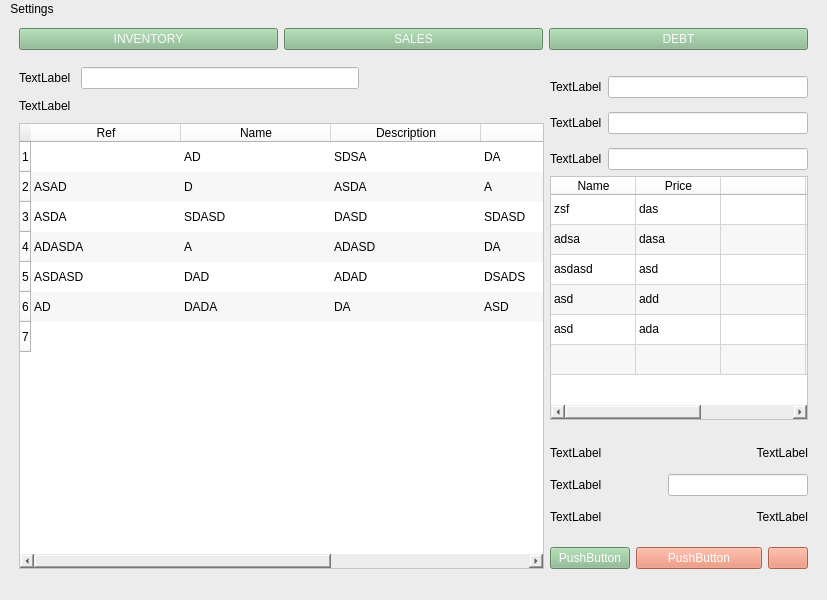
<?xml version="1.0" encoding="UTF-8"?>
<ui version="4.0">
 <class>MainWindow</class>
 <widget class="QMainWindow" name="MainWindow">
  <property name="geometry">
   <rect>
    <x>0</x>
    <y>0</y>
    <width>827</width>
    <height>600</height>
   </rect>
  </property>
  <property name="windowTitle">
   <string>MainWindow</string>
  </property>
  <property name="styleSheet">
   <string notr="true">background-color: rgb(236, 236, 236);
</string>
  </property>
  <widget class="QWidget" name="centralwidget">
   <property name="enabled">
    <bool>true</bool>
   </property>
   <property name="minimumSize">
    <size>
     <width>800</width>
     <height>559</height>
    </size>
   </property>
   <property name="maximumSize">
    <size>
     <width>800</width>
     <height>16777215</height>
    </size>
   </property>
   <property name="sizeIncrement">
    <size>
     <width>10</width>
     <height>0</height>
    </size>
   </property>
   <property name="autoFillBackground">
    <bool>false</bool>
   </property>
   <layout class="QVBoxLayout" name="verticalLayout_4" stretch="0,0">
    <property name="sizeConstraint">
     <enum>QLayout::SetMinAndMaxSize</enum>
    </property>
    <item>
     <layout class="QHBoxLayout" name="horizontalLayout_2">
      <property name="leftMargin">
       <number>10</number>
      </property>
      <property name="topMargin">
       <number>0</number>
      </property>
      <property name="rightMargin">
       <number>10</number>
      </property>
      <item>
       <widget class="QPushButton" name="items_table_btn">
        <property name="autoFillBackground">
         <bool>false</bool>
        </property>
        <property name="styleSheet">
         <string notr="true">background-color: rgb(89, 184, 97);
background-color: rgb(136, 184, 141);
color: rgb(249, 249, 249);
alternate-background-color: rgb(73, 152, 80);
selection-background-color: rgb(74, 140, 78);
</string>
        </property>
        <property name="text">
         <string>INVENTORY</string>
        </property>
        <property name="icon">
         <iconset resource="../../../../Documents/Qt Resource/icons.qrc">
          <normaloff>:/newPrefix/database.svg</normaloff>:/newPrefix/database.svg</iconset>
        </property>
       </widget>
      </item>
      <item>
       <widget class="QPushButton" name="pushButton_4">
        <property name="autoFillBackground">
         <bool>false</bool>
        </property>
        <property name="styleSheet">
         <string notr="true">background-color: rgb(89, 184, 97);
background-color: rgb(136, 184, 141);
color: rgb(249, 249, 249);
alternate-background-color: rgb(73, 152, 80);
selection-background-color: rgb(74, 140, 78);
</string>
        </property>
        <property name="text">
         <string>SALES</string>
        </property>
        <property name="icon">
         <iconset resource="../../../../Documents/Qt Resource/icons.qrc">
          <normaloff>:/newPrefix/book.svg</normaloff>:/newPrefix/book.svg</iconset>
        </property>
       </widget>
      </item>
      <item>
       <widget class="QPushButton" name="pushButton_5">
        <property name="autoFillBackground">
         <bool>false</bool>
        </property>
        <property name="styleSheet">
         <string notr="true">background-color: rgb(89, 184, 97);
background-color: rgb(136, 184, 141);
color: rgb(249, 249, 249);
alternate-background-color: rgb(73, 152, 80);
selection-background-color: rgb(74, 140, 78);
</string>
        </property>
        <property name="text">
         <string>DEBT</string>
        </property>
        <property name="icon">
         <iconset resource="../../../../Documents/Qt Resource/icons.qrc">
          <normaloff>:/newPrefix/book-open.svg</normaloff>:/newPrefix/book-open.svg</iconset>
        </property>
       </widget>
      </item>
     </layout>
    </item>
    <item>
     <layout class="QHBoxLayout" name="horizontalLayout_14" stretch="10,5">
      <property name="rightMargin">
       <number>0</number>
      </property>
      <item>
       <layout class="QVBoxLayout" name="verticalLayout" stretch="0,0,0">
        <property name="spacing">
         <number>10</number>
        </property>
        <property name="sizeConstraint">
         <enum>QLayout::SetDefaultConstraint</enum>
        </property>
        <property name="leftMargin">
         <number>10</number>
        </property>
        <item>
         <layout class="QHBoxLayout" name="horizontalLayout" stretch="0,15,10">
          <property name="sizeConstraint">
           <enum>QLayout::SetMinAndMaxSize</enum>
          </property>
          <property name="topMargin">
           <number>11</number>
          </property>
          <item>
           <widget class="QLabel" name="label">
            <property name="text">
             <string>TextLabel</string>
            </property>
           </widget>
          </item>
          <item>
           <widget class="QLineEdit" name="home_filter_lineEdit">
            <property name="styleSheet">
             <string notr="true">background-color: rgb(255, 255, 255);</string>
            </property>
           </widget>
          </item>
          <item>
           <spacer name="horizontalSpacer">
            <property name="orientation">
             <enum>Qt::Horizontal</enum>
            </property>
            <property name="sizeHint" stdset="0">
             <size>
              <width>40</width>
              <height>20</height>
             </size>
            </property>
           </spacer>
          </item>
         </layout>
        </item>
        <item>
         <widget class="QLabel" name="label_2">
          <property name="text">
           <string>TextLabel</string>
          </property>
         </widget>
        </item>
        <item>
         <widget class="QTableWidget" name="tableWidget">
          <property name="styleSheet">
           <string notr="true">background-color: rgb(255, 255, 255);
</string>
          </property>
          <property name="editTriggers">
           <set>QAbstractItemView::NoEditTriggers</set>
          </property>
          <property name="alternatingRowColors">
           <bool>true</bool>
          </property>
          <property name="selectionMode">
           <enum>QAbstractItemView::SingleSelection</enum>
          </property>
          <property name="selectionBehavior">
           <enum>QAbstractItemView::SelectRows</enum>
          </property>
          <property name="showGrid">
           <bool>false</bool>
          </property>
          <attribute name="horizontalHeaderCascadingSectionResizes">
           <bool>true</bool>
          </attribute>
          <attribute name="horizontalHeaderDefaultSectionSize">
           <number>150</number>
          </attribute>
          <row>
           <property name="text">
            <string>1</string>
           </property>
          </row>
          <row>
           <property name="text">
            <string>2</string>
           </property>
          </row>
          <row>
           <property name="text">
            <string>3</string>
           </property>
          </row>
          <row>
           <property name="text">
            <string>4</string>
           </property>
          </row>
          <row>
           <property name="text">
            <string>5</string>
           </property>
          </row>
          <row>
           <property name="text">
            <string>6</string>
           </property>
          </row>
          <row>
           <property name="text">
            <string>7</string>
           </property>
          </row>
          <column>
           <property name="text">
            <string>Ref</string>
           </property>
           <property name="background">
            <color>
             <red>218</red>
             <green>238</green>
             <blue>241</blue>
            </color>
           </property>
          </column>
          <column>
           <property name="text">
            <string>Name</string>
           </property>
          </column>
          <column>
           <property name="text">
            <string>Description</string>
           </property>
          </column>
          <column>
           <property name="text">
            <string>Price</string>
           </property>
          </column>
          <column>
           <property name="text">
            <string>Quantity</string>
           </property>
          </column>
          <item row="0" column="1">
           <property name="text">
            <string>AD</string>
           </property>
          </item>
          <item row="0" column="2">
           <property name="text">
            <string>SDSA</string>
           </property>
          </item>
          <item row="0" column="3">
           <property name="text">
            <string>DA</string>
           </property>
          </item>
          <item row="0" column="4">
           <property name="text">
            <string>ASD</string>
           </property>
          </item>
          <item row="1" column="0">
           <property name="text">
            <string>ASAD</string>
           </property>
          </item>
          <item row="1" column="1">
           <property name="text">
            <string>D</string>
           </property>
          </item>
          <item row="1" column="2">
           <property name="text">
            <string>ASDA</string>
           </property>
          </item>
          <item row="1" column="3">
           <property name="text">
            <string>A</string>
           </property>
          </item>
          <item row="1" column="4">
           <property name="text">
            <string>D</string>
           </property>
          </item>
          <item row="2" column="0">
           <property name="text">
            <string>ASDA</string>
           </property>
          </item>
          <item row="2" column="1">
           <property name="text">
            <string>SDASD</string>
           </property>
          </item>
          <item row="2" column="2">
           <property name="text">
            <string>DASD</string>
           </property>
          </item>
          <item row="2" column="3">
           <property name="text">
            <string>SDASD</string>
           </property>
          </item>
          <item row="2" column="4">
           <property name="text">
            <string>A</string>
           </property>
          </item>
          <item row="3" column="0">
           <property name="text">
            <string>ADASDA</string>
           </property>
          </item>
          <item row="3" column="1">
           <property name="text">
            <string>A</string>
           </property>
          </item>
          <item row="3" column="2">
           <property name="text">
            <string>ADASD</string>
           </property>
          </item>
          <item row="3" column="3">
           <property name="text">
            <string>DA</string>
           </property>
          </item>
          <item row="3" column="4">
           <property name="text">
            <string>D</string>
           </property>
          </item>
          <item row="4" column="0">
           <property name="text">
            <string>ASDASD</string>
           </property>
          </item>
          <item row="4" column="1">
           <property name="text">
            <string>DAD</string>
           </property>
          </item>
          <item row="4" column="2">
           <property name="text">
            <string>ADAD</string>
           </property>
          </item>
          <item row="4" column="3">
           <property name="text">
            <string>DSADS</string>
           </property>
          </item>
          <item row="4" column="4">
           <property name="text">
            <string>AD</string>
           </property>
          </item>
          <item row="5" column="0">
           <property name="text">
            <string>AD</string>
           </property>
          </item>
          <item row="5" column="1">
           <property name="text">
            <string>DADA</string>
           </property>
          </item>
          <item row="5" column="2">
           <property name="text">
            <string>DA</string>
           </property>
          </item>
          <item row="5" column="3">
           <property name="text">
            <string>ASD</string>
           </property>
          </item>
         </widget>
        </item>
       </layout>
      </item>
      <item>
       <layout class="QVBoxLayout" name="verticalLayout_2">
        <property name="rightMargin">
         <number>10</number>
        </property>
        <item>
         <layout class="QVBoxLayout" name="verticalLayout_3">
          <property name="topMargin">
           <number>12</number>
          </property>
          <item>
           <layout class="QHBoxLayout" name="horizontalLayout_7" stretch="0,0">
            <property name="topMargin">
             <number>8</number>
            </property>
            <item>
             <widget class="QLabel" name="label_11">
              <property name="text">
               <string>TextLabel</string>
              </property>
             </widget>
            </item>
            <item>
             <widget class="QLineEdit" name="lineEdit_cust_name">
              <property name="styleSheet">
               <string notr="true">background-color: rgb(255, 255, 255);</string>
              </property>
             </widget>
            </item>
           </layout>
          </item>
          <item>
           <layout class="QHBoxLayout" name="horizontalLayout_4" stretch="0,0">
            <property name="topMargin">
             <number>8</number>
            </property>
            <item>
             <widget class="QLabel" name="label_5">
              <property name="text">
               <string>TextLabel</string>
              </property>
             </widget>
            </item>
            <item>
             <widget class="QLineEdit" name="lineEdit_cust_cont">
              <property name="styleSheet">
               <string notr="true">background-color: rgb(255, 255, 255);</string>
              </property>
             </widget>
            </item>
           </layout>
          </item>
          <item>
           <layout class="QHBoxLayout" name="horizontalLayout_3" stretch="0,0">
            <property name="topMargin">
             <number>8</number>
            </property>
            <item>
             <widget class="QLabel" name="label_4">
              <property name="text">
               <string>TextLabel</string>
              </property>
             </widget>
            </item>
            <item>
             <widget class="QLineEdit" name="lineEdit_cust_add">
              <property name="styleSheet">
               <string notr="true">background-color: rgb(255, 255, 255);</string>
              </property>
             </widget>
            </item>
           </layout>
          </item>
         </layout>
        </item>
        <item>
         <widget class="QTableWidget" name="tableWidget_4">
          <property name="styleSheet">
           <string notr="true">background-color: rgb(255, 255, 255);</string>
          </property>
          <property name="sizeAdjustPolicy">
           <enum>QAbstractScrollArea::AdjustToContents</enum>
          </property>
          <property name="autoScroll">
           <bool>true</bool>
          </property>
          <property name="editTriggers">
           <set>QAbstractItemView::NoEditTriggers</set>
          </property>
          <property name="alternatingRowColors">
           <bool>true</bool>
          </property>
          <property name="selectionMode">
           <enum>QAbstractItemView::NoSelection</enum>
          </property>
          <property name="showGrid">
           <bool>true</bool>
          </property>
          <attribute name="horizontalHeaderVisible">
           <bool>true</bool>
          </attribute>
          <attribute name="horizontalHeaderCascadingSectionResizes">
           <bool>true</bool>
          </attribute>
          <attribute name="horizontalHeaderDefaultSectionSize">
           <number>85</number>
          </attribute>
          <attribute name="horizontalHeaderHighlightSections">
           <bool>false</bool>
          </attribute>
          <attribute name="horizontalHeaderShowSortIndicator" stdset="0">
           <bool>false</bool>
          </attribute>
          <attribute name="horizontalHeaderStretchLastSection">
           <bool>false</bool>
          </attribute>
          <attribute name="verticalHeaderVisible">
           <bool>false</bool>
          </attribute>
          <row>
           <property name="text">
            <string>New Row</string>
           </property>
          </row>
          <row>
           <property name="text">
            <string>New Row</string>
           </property>
          </row>
          <row>
           <property name="text">
            <string>New Row</string>
           </property>
          </row>
          <row>
           <property name="text">
            <string>New Row</string>
           </property>
          </row>
          <row>
           <property name="text">
            <string>New Row</string>
           </property>
          </row>
          <row>
           <property name="text">
            <string>New Row</string>
           </property>
          </row>
          <column>
           <property name="text">
            <string>Name</string>
           </property>
          </column>
          <column>
           <property name="text">
            <string>Price</string>
           </property>
          </column>
          <column>
           <property name="text">
            <string/>
           </property>
          </column>
          <column>
           <property name="text">
            <string>Qty</string>
           </property>
          </column>
          <column>
           <property name="text">
            <string/>
           </property>
          </column>
          <item row="0" column="0">
           <property name="text">
            <string>zsf</string>
           </property>
          </item>
          <item row="0" column="1">
           <property name="text">
            <string>das</string>
           </property>
          </item>
          <item row="1" column="0">
           <property name="text">
            <string>adsa</string>
           </property>
          </item>
          <item row="1" column="1">
           <property name="text">
            <string>dasa</string>
           </property>
          </item>
          <item row="2" column="0">
           <property name="text">
            <string>asdasd</string>
           </property>
          </item>
          <item row="2" column="1">
           <property name="text">
            <string>asd</string>
           </property>
          </item>
          <item row="3" column="0">
           <property name="text">
            <string>asd</string>
           </property>
          </item>
          <item row="3" column="1">
           <property name="text">
            <string>add</string>
           </property>
          </item>
          <item row="4" column="0">
           <property name="text">
            <string>asd</string>
           </property>
          </item>
          <item row="4" column="1">
           <property name="text">
            <string>ada</string>
           </property>
          </item>
         </widget>
        </item>
        <item>
         <layout class="QVBoxLayout" name="verticalLayout_5">
          <property name="topMargin">
           <number>12</number>
          </property>
          <item>
           <layout class="QHBoxLayout" name="horizontalLayout_8">
            <property name="topMargin">
             <number>8</number>
            </property>
            <item>
             <widget class="QLabel" name="label_13">
              <property name="text">
               <string>TextLabel</string>
              </property>
             </widget>
            </item>
            <item>
             <widget class="QLabel" name="label_9">
              <property name="text">
               <string>TextLabel</string>
              </property>
              <property name="alignment">
               <set>Qt::AlignRight|Qt::AlignTrailing|Qt::AlignVCenter</set>
              </property>
             </widget>
            </item>
           </layout>
          </item>
          <item>
           <layout class="QHBoxLayout" name="horizontalLayout_9" stretch="8,10">
            <property name="topMargin">
             <number>8</number>
            </property>
            <item>
             <widget class="QLabel" name="label_15">
              <property name="text">
               <string>TextLabel</string>
              </property>
             </widget>
            </item>
            <item>
             <widget class="QLineEdit" name="lineEdit_3">
              <property name="styleSheet">
               <string notr="true">background-color: rgb(255, 255, 255);</string>
              </property>
             </widget>
            </item>
           </layout>
          </item>
          <item>
           <layout class="QHBoxLayout" name="horizontalLayout_10">
            <property name="topMargin">
             <number>8</number>
            </property>
            <item>
             <widget class="QLabel" name="label_17">
              <property name="text">
               <string>TextLabel</string>
              </property>
             </widget>
            </item>
            <item>
             <widget class="QLabel" name="label_18">
              <property name="text">
               <string>TextLabel</string>
              </property>
              <property name="alignment">
               <set>Qt::AlignRight|Qt::AlignTrailing|Qt::AlignVCenter</set>
              </property>
             </widget>
            </item>
           </layout>
          </item>
          <item>
           <layout class="QHBoxLayout" name="horizontalLayout_13" stretch="4,10,0">
            <property name="topMargin">
             <number>17</number>
            </property>
            <item>
             <widget class="QPushButton" name="cal">
              <property name="styleSheet">
               <string notr="true">background-color: rgb(136, 184, 141);
color: rgb(255, 255, 255);</string>
              </property>
              <property name="text">
               <string>PushButton</string>
              </property>
             </widget>
            </item>
            <item>
             <widget class="QPushButton" name="pushButton_7">
              <property name="styleSheet">
               <string notr="true">background-color: rgb(236, 134, 103);
color: rgb(255, 255, 255);</string>
              </property>
              <property name="text">
               <string>PushButton</string>
              </property>
             </widget>
            </item>
            <item>
             <widget class="QPushButton" name="pushButton_8">
              <property name="styleSheet">
               <string notr="true">background-color: rgb(236, 134, 103);
image: url(:/newPrefix/trash.svg);
color: rgb(255, 255, 255);</string>
              </property>
              <property name="text">
               <string/>
              </property>
             </widget>
            </item>
           </layout>
          </item>
         </layout>
        </item>
       </layout>
      </item>
     </layout>
    </item>
   </layout>
  </widget>
  <widget class="QMenuBar" name="menubar">
   <property name="geometry">
    <rect>
     <x>0</x>
     <y>0</y>
     <width>827</width>
     <height>21</height>
    </rect>
   </property>
   <widget class="QMenu" name="menuSettings">
    <property name="title">
     <string>Settings</string>
    </property>
    <addaction name="separator"/>
   </widget>
   <addaction name="menuSettings"/>
  </widget>
  <widget class="QStatusBar" name="statusbar"/>
 </widget>
 <resources>
  <include location="../../../../Documents/Qt Resource/icons.qrc"/>
 </resources>
 <connections/>
</ui>
